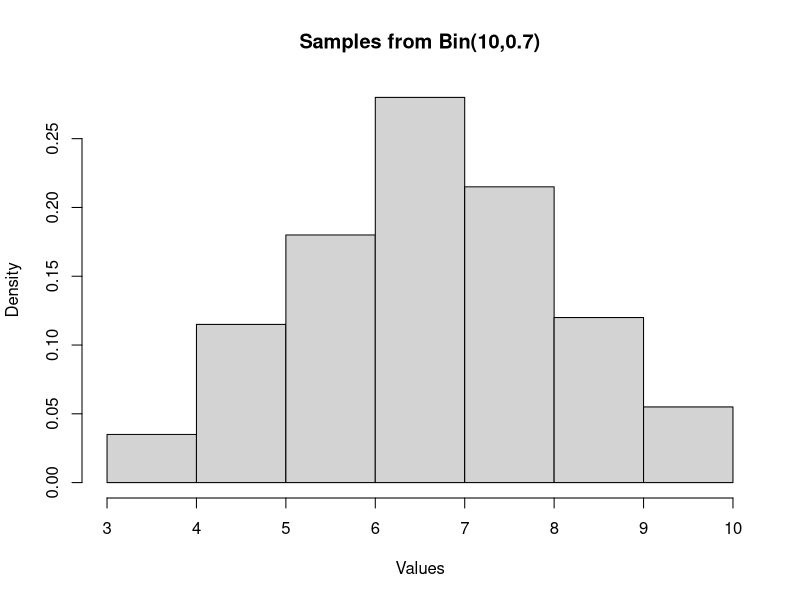
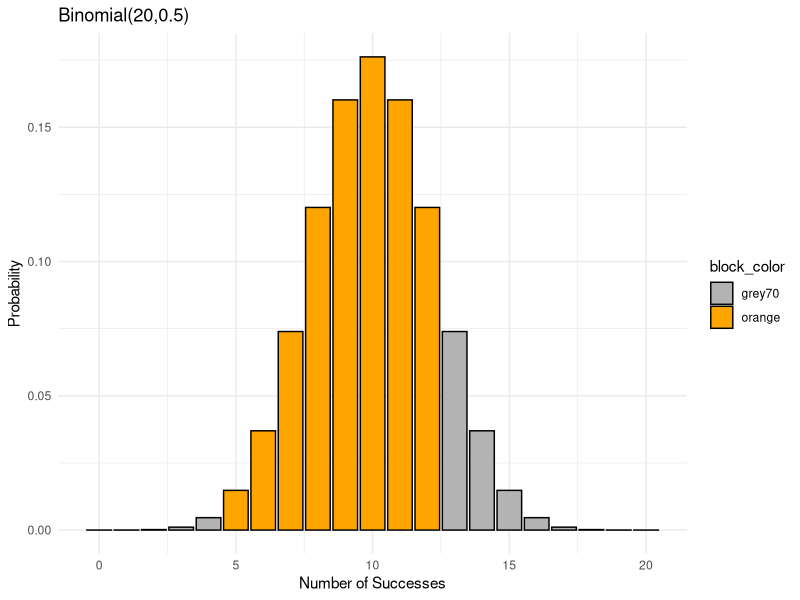
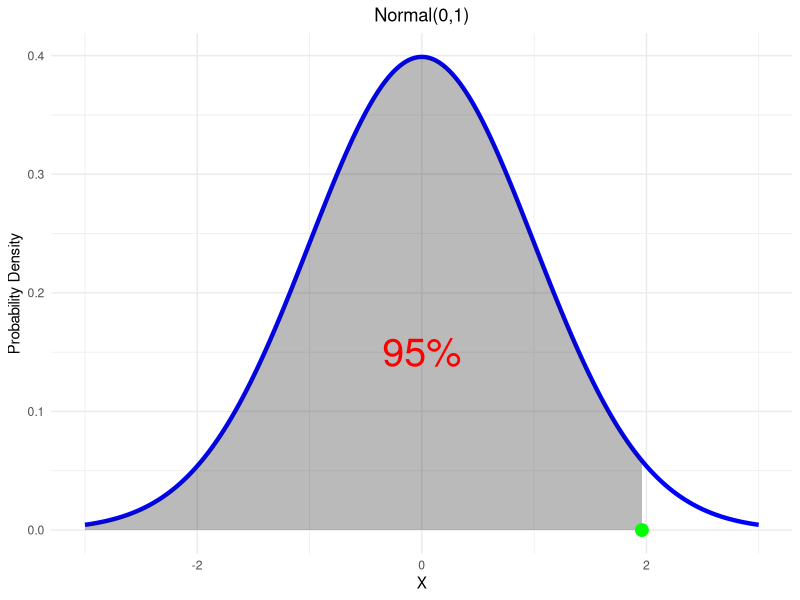
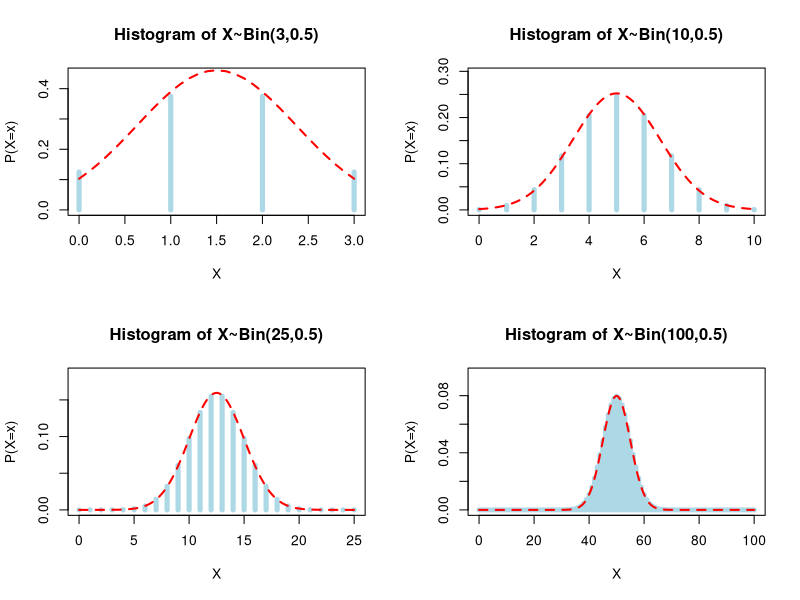
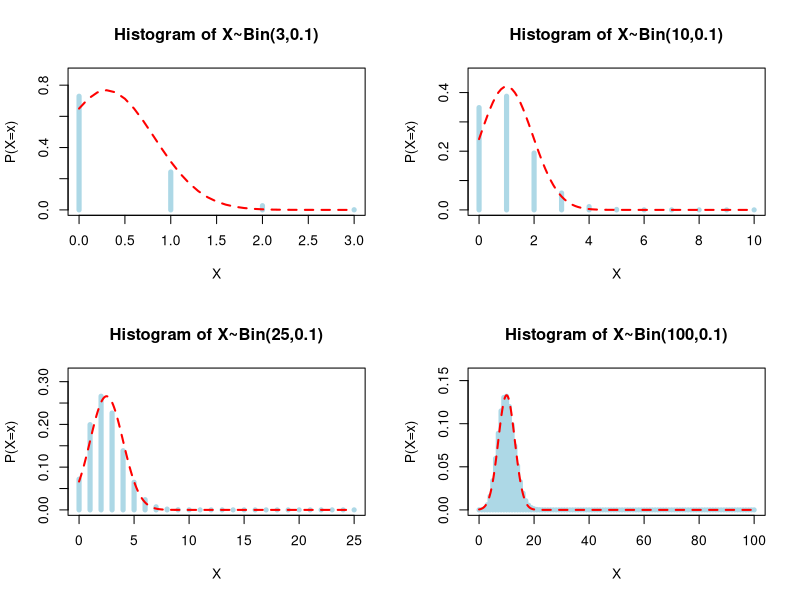
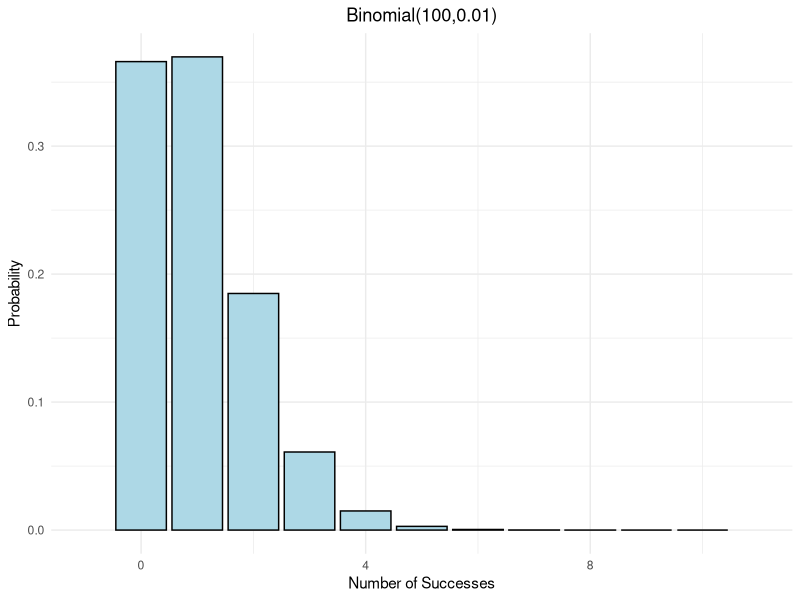

These figures' R source, in order:
## ---- chunk 1
# Drawing 200 samples from a binomial distribution
sample_size <- 200
size <- 10
prob <- 0.7
binom_samples <- rbinom(sample_size, size, prob)
## ---- chunk 2
# Plotting histogram with density overlay
hist(binom_samples, probability = TRUE, main = "Samples from Bin(10,0.7)", xlab = "Values", ylab = "Density")
## ---- chunk 3
# Calculating mean, variance, and standard deviation
mean_value <- mean(binom_samples)
sprintf("mean = %s", mean_value)
variance_value <- var(binom_samples)
sprintf("variance = %s", variance_value)
sd_value <- sqrt(var(binom_samples))
sprintf("standard deviation = %s", sd_value)
## ---- chunk 4
# use "d+dist" to calculate the density at a point
p_6 <- dbinom(6,10,0.7)
sprintf("P(X=6) = %s", p_6)
## ---- chunk 5
# use "p+dist" to calculate P(X<=a)
p_less_than_5 <- pbinom(5,10,0.7)
p_less_than_1 <- pbinom(1,10,0.7)
p_2to5 <- p_less_than_5 - p_less_than_1
sprintf("P(2<=X<=5) = %s", p_2to5)
## ---- chunk 6
# let's take a look at the distribution function first:
dist_df = data.frame(
  a = 0:10,
  p_x_lessthan_a = pbinom(0:10,10,0.7)
)
dist_df
## ---- chunk 7
# can use "q+dist" to find such a
quantile <- qbinom(0.5,10,0.7)
sprintf("a = %s", quantile)
## ---- chunk 8
#use ggplot to show the pdf of a binomial distribution  with shaded areas.
library("ggplot2")
n<-20
p<-0.5
# Generate values for the binomial distribution
x <- seq(0, n, by = 1)
binomial_pmf <- dbinom(x, size = n, prob = p)

# Create a data frame for ggplot

df <- data.frame(x = x, binomial_pmf = binomial_pmf)
df$block_color <- "grey70"
df[6:13,]$block_color <- "orange"

# Plot the binomial distribution
ggplot(df, aes(x = x, y = binomial_pmf,fill=block_color)) +
  geom_histogram(stat = "identity",binwidth=1,col = "black") +
  labs(title = "Binomial(20,0.5)",
       x = "Number of Successes",
       y = "Probability") +
  theme_minimal()+
  
  scale_fill_manual(values=c("grey70", "orange"))

## ---- chunk 9
#use ggplot2 to plot a pdf of a normal distribution
library(ggplot2)

# Set parameters for the normal distribution
mean_value <- 0
sd_value <- 1

# Generate data for the normal distribution
x <- seq(-3, 3, 0.01)
pdf_normal <- dnorm(x, mean = mean_value, sd = sd_value)

# Create a data frame for ggplot
df <- data.frame(x = x, pdf_normal = pdf_normal)

# Plot the normal distribution with shaded area from -3 to 0.5
ggplot(df, aes(x = x, y = pdf_normal))+
  geom_line(color = "blue", size = 1.5) +
  geom_ribbon(data = subset(df, x >= -3 & x <= 1.96),
              aes(ymax = pdf_normal, ymin = 0, fill = "Shaded Area"),
              alpha = 0.3, color = NA) +
  labs(title = "Normal(0,1)",
       x = "X",
       y = "Probability Density") +
  scale_fill_manual(values = c("Shaded Area" = "grey10"), guide = "none") +
  annotate("point", x = 1.96, y = 0, color = "green", size = 4) +
  annotate("text", x = 0, y = 0.15, label = "95%", size = 10, color = "red") +
  theme_minimal()+
  theme(plot.title = element_text(hjust = 0.5))
## ---- chunk 10
sampleBin<-function(n,p){
  A<-seq(-0.5,0.5+n)
  x<-0:n
  binomial.pdf<-dbinom(x,n,p)
  tit<-paste0("Histogram of X~Bin(",n,",",p,")")
  ymax<-1.2*max(binomial.pdf)
  mu<-n*p
  sigma<-sqrt(n*p*(1-p))
  y<-seq(0,n,.1)
  normal.pdf<-dnorm(y,mu,sigma)
  
  plot(x,binomial.pdf,col="lightblue",xlab = "X", ylab = "P(X=x)",main=tit, type="h", 
       ylim = c(0,ymax),lwd=5)

  lines(y,normal.pdf,type="l",col="red",lwd=2,lty=2)
 
}

par(mfrow=c(2,2))
sampleBin(3,0.5)
sampleBin(10,0.5)
sampleBin(25,0.5)
sampleBin(100,0.5)
## ---- chunk 11
sampleBin<-function(n,p){
  A<-seq(-0.5,0.5+n)
  x<-0:n
  binomial.pdf<-dbinom(x,n,p)
  tit<-paste0("Histogram of X~Bin(",n,",",p,")")
  ymax<-1.2*max(binomial.pdf)
  mu<-n*p
  sigma<-sqrt(n*p*(1-p))
  y<-seq(0,n,.1)
  normal.pdf<-dnorm(y,mu,sigma)
  
  plot(x,binomial.pdf,col="lightblue",xlab = "X", ylab = "P(X=x)",main=tit, type="h", 
       ylim = c(0,ymax),lwd=5)

  lines(y,normal.pdf,type="l",col="red",lwd=2,lty=2)
 

}

par(mfrow=c(2,2))
sampleBin(3,0.1)
sampleBin(10,0.1)
sampleBin(25,0.1)
sampleBin(100,0.1)
## ---- chunk 12
#This part is use ggplot2 to create the plot of Binomial Distribution with Approximated Normal Curve, extra effort
library(ggplot2)# Load libraries

n<-100
p<-0.01
# Generate values for the binomial distribution
x <- seq(0, n, by = 1)
binomial_pmf <- dbinom(x, size = n, prob = p)


# Create a data frame for ggplot
df <- data.frame(x = x, binomial_pmf = binomial_pmf)

# Plot the binomial distribution
ggplot(df, aes(x, binomial_pmf)) +
  geom_histogram(stat = "identity",binwidth=1, fill = "lightblue",col = "black") +
  labs(title = "Binomial(100,0.01)",
       x = "Number of Successes",
       y = "Probability") +
  theme_minimal()+
  xlim(-1,11)+
  theme(plot.title = element_text(hjust = 0.5))
